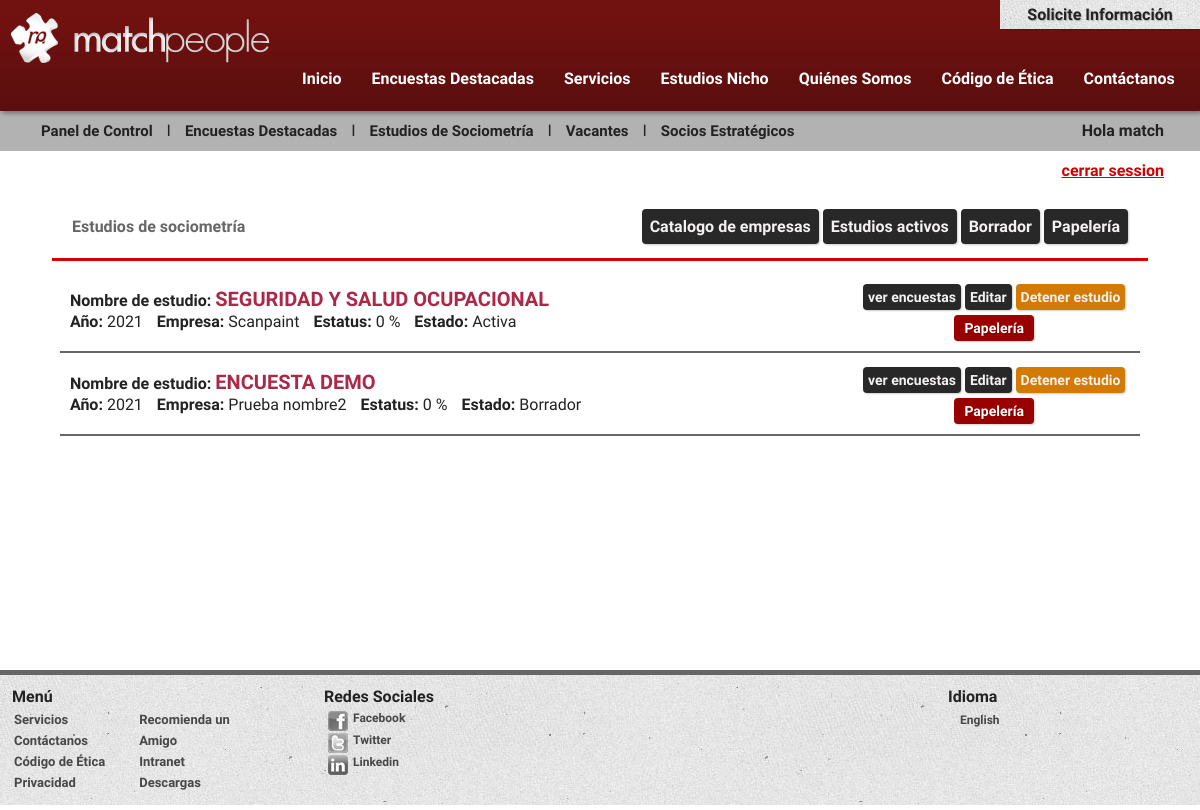
Page /matchpeople/admin_sociometria.php (signed in) on the earlier database version.
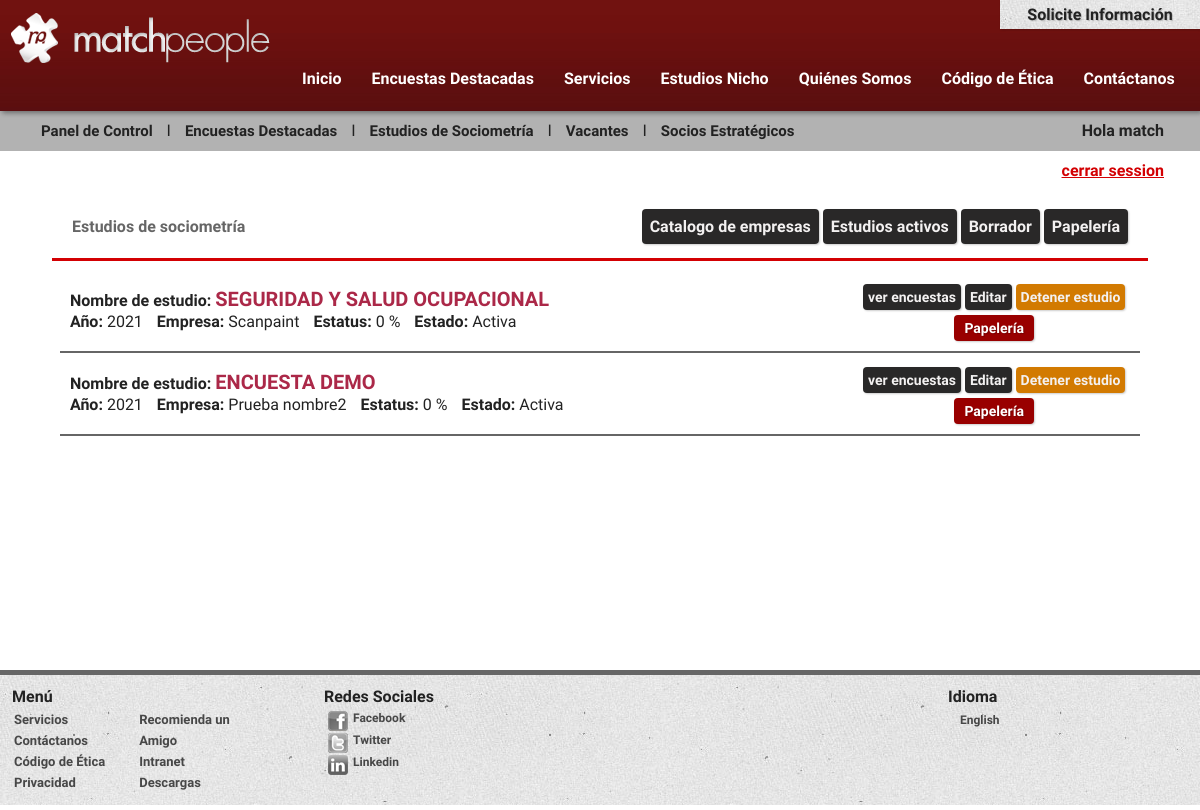
Same page on the later database version.
### tables this page shows
CREATE TABLE `encuesta_sociometria` (
  `IdEncuesta` int(100) NOT NULL,
  `IdEmpresa` int(100) NOT NULL,
  `Titulo` varchar(300) NOT NULL,
  `Fecha` date NOT NULL,
  `act_formacion1` mediumtext NOT NULL,
  `act_formacion2` mediumtext NOT NULL,
  `Act_Ascendencia` mediumtext NOT NULL,
  `Act_Afinidad` mediumtext NOT NULL,
  `Act_Trabajo3` mediumtext NOT NULL,
  `Act_Popularidad` mediumtext NOT NULL,
  `Act_sociales2` mediumtext NOT NULL,
  `Act_sociales3` mediumtext NOT NULL,
  `Act_sociales4` mediumtext NOT NULL,
  `porcentaje` int(11) NOT NULL,
  `estatusId` int(11) NOT NULL,
  `papeleria` int(11) NOT NULL
);

CREATE TABLE `empresas_sociometria` (
  `IdEmpresa` int(11) NOT NULL,
  `Nombre` varchar(250) NOT NULL,
  `estatusId` int(3) NOT NULL,
  `papeleria` int(3) NOT NULL
);

### matchpeople/admin_sociometria.php (the view, shortened to what this page needs)
<!doctype html>
<html>
<head>
<?php include("header.php");?>
<div id="contenido">
<?php include("menus/menu_vacantes.php");?>
  <div class="titulosec" >
  Estudios de sociometría
	<?php include("menus/menu_sociometria.php");?>
  </div>
  <div class="centar" style="width: 90% !important;">
    <?php
		include("clavesbd.php");
		$con = mysqli_connect($servername, $username, $password, $dbname);
		mysqli_set_charset($con,"utf8");
	 $sql = "SELECT encuesta_sociometria.IdEncuesta, empresas_sociometria.Nombre, encuesta_sociometria.Titulo,
	 encuesta_sociometria.Fecha,encuesta_sociometria.porcentaje, encuesta_sociometria.IdEmpresa, encuesta_sociometria.papeleria, encuesta_sociometria.estatusId
	 FROM encuesta_sociometria
	 INNER JOIN empresas_sociometria ON encuesta_sociometria.IdEmpresa=empresas_sociometria.IdEmpresa where encuesta_sociometria.estatusId != 3 AND encuesta_sociometria.papeleria != 1 ";
  			$result = mysqli_query($con, $sql);
  			if (mysqli_num_rows($result) > 0) {
  				while($row = mysqli_fetch_assoc($result)) {
						$Titulo = $row['Titulo'];
						$Titulo= strtoupper($Titulo);
						$Fecha = $row['Fecha'];
						$newDate = date("Y", strtotime($Fecha));
						$Empresa = $row["Nombre"];
						$Porcentaje = $row["porcentaje"];
						$estatusId = $row['estatusId'];
  				echo "<form class='box_vacante' action='editar_sociometria.php?id=".$row['IdEncuesta']."' enctype='multipart/form-data' method='POST'>";?>
	   				<div class='col1 setenta'>
		   				<strong>Nombre de estudio:</strong> <span class='h2'><?php echo"$Titulo"; ?></span><br>
							<strong>Año:</strong> <?php echo"$newDate "; ?>
							<strong class='izquierdo'>Empresa: </strong><?php echo"$Empresa"; ?>
							<strong class='izquierdo'>Estatus: </strong><?php echo"$Porcentaje %"; ?>
							<strong class='izquierdo'>Estado: </strong>
						 	<?php if ($estatusId == "2") { $estatus ="Borrador";} else if($estatusId == "1"){$estatus ="Activa";} else{$estatus ="Terminado";} echo"$estatus"; ?>
						</div>
						<div class='col2' style="width: 27% !important;">
							<input class='btn2' type='submit' value='ver encuestas' name='btn_submit' >
							<input class='btn2' type='submit' value='Editar' name='btn_submit' >
							<input class='btn2' style="background: #d27a01;" type='submit' value='Detener estudio' name='btn_submit' >
							<input class='btn3' type='submit' value='Papelería' name='btn_submit'>
		   			</div>
   				</form>
					<?php } } else {	echo "<h3>No Hay Resultados</h3>";}	mysqli_close($con); ?>
  </div>
</div>
<?php include ("footer.php");?>

### matchpeople/header.php (shortened to what this page needs)
<link href="css/boilerplate.css" rel="stylesheet" type="text/css">
<link href="css/main.css" rel="stylesheet" type="text/css">
<link href="css/espacios.css" rel="stylesheet" type="text/css">
<link href="css/texto.css" rel="stylesheet" type="text/css">
<link href="css/iconos.css" rel="stylesheet" type="text/css">
<link href="css/menuPrincipal.css" rel="stylesheet" type="text/css">
<link href="css/carrusel.css" rel="stylesheet" type="text/css">
<link href="css/aaestudios.css" rel="stylesheet" type="text/css" />
<link href="css/jquery.jscrollpane.css" rel="stylesheet" type="text/css" media="all" />
<link href="css/vacante.css" rel="stylesheet" type="text/css" >
<link href="css/botones.css" rel="stylesheet" type="text/css" >
<link href="css/carruselClientes.css" rel="stylesheet" type="text/css" >
<link href="css/easy-responsive-tabs.css" type="text/css" rel="stylesheet"  />
<link href="css/forms.css" rel="stylesheet" type="text/css" >
<link href="css/footer.css" rel="stylesheet" type="text/css">
<link href="css/background.css" rel="stylesheet" type="text/css">
<link href="css/validador.css" rel="stylesheet" type="text/css">
<link href="css/CustomScrollbar.css" rel="stylesheet" >
</head>
<body>
  <header id="cabezera">
    <div class="Btn_contacto">
      <button id="btn4">Solicite Información</button>
    </div>
    <div id="logo">
      <ul>
        <li>
          <div id="icono"><a href="inicio.php" hreflang="es-mx" target="_self"><img src="img/icono.png" alt="mp"></a></div>
        </li>
        <li>
          <div id="logomatch"><a href="inicio.php" hreflang="es-mx" target="_self"><img src="img/logoMatchpeople.png" alt="logo matchpeople consultoria"></a></div>
        </li>
      </ul>
    </div>
    <nav id="nav" class="nav">
      <ul class="nav-list">
        <li class="nav-item"><a href="inicio.php" hreflang="es-mx">Inicio</a></li>
        <li class="nav-item"><a href="encuestas_destacadas.php" hreflang="es-mx">Encuestas Destacadas</a></li>
        <li class="nav-item"><a href="servicios.php" hreflang="es-mx">Servicios</a>
        </li>
        <li  class="nav-item"><a href="estudios_nicho.php" hreflang="es-mx">Estudios Nicho</a>
        </li>
        <li class="nav-item"><a href="quienessomos.php" hreflang="es-mx">Quiénes Somos</a>
        </li>
        <li  class="nav-item"><a href="codigo.php" hreflang="es-mx">Código de Ética</a>
        </li>
        <li  class="nav-item"><a href="contactanos.php" hreflang="es-mx">Contáctanos</a></li>
      </ul>
    </nav>
  </header>

### matchpeople/menus/menu_vacantes.php
<?php
$autor = $_SESSION["user"];
?>
<div id="menu_vinculacion">
<div style="position: absolute; right: 3%;"><strong> Hola <?php echo "$autor";?> </strong></div>
<ul>
<li><a href="paneldecontrol.php" rel="nofollow" hreflang="es-mx">Panel de Control</a></li>
<li>I</li>
<li><a href="admin_encuestas.php" rel="nofollow" hreflang="es-mx">Encuestas Destacadas</a></li>
<li>I</li>
<li><a href="admin_sociometria.php" rel="nofollow" hreflang="es-mx">Estudios de Sociometría</a></li>
<li>I</li>
<li><a href="admin_vacantes.php" rel="nofollow" hreflang="es-mx">Vacantes</a></li>
<li>I</li>
<li><a href="sociosEstrategicos.php" rel="nofollow" hreflang="es-mx">Socios Estratégicos</a></li>
</ul>
</div>
<div class="gap3" style=" text-align:right; margin:10px 3% 10px 0px;">
  <a href="sessiondestroy.php" rel="nofollow" hreflang="es-mx" style="color:rgba(211,0,3,1.00);"><strong>cerrar session</strong></a>
</div>

### matchpeople/menus/menu_sociometria.php
<div class="alinearderecha ">
  <a href="catalogo_empresas.php" class="btn5 ">Catalogo de empresas</a>
  <a href="activas_sociometria.php" class="btn5 ">Estudios activos</a>
  <a href="borrador_sociometria.php" class="btn5 ">Borrador</a>
  <a href="papeleria_sociometria.php" class="btn5 ">Papelería</a>
</div>

### matchpeople/footer.php (shortened to what this page needs)
<div id="pie">
  <div id="subNav">
    <h5 class="tituloSubnav">Menú</h5>
    <ul class="colOne" >
      <li><a href="servicios.php" hreflang="es-mx" target="_self">Servicios</a></li>
      <li><a href="contactanos.php" hreflang="es-mx" target="_self">Contáctanos</a></li>
      <li ><a href="codigo.php" hreflang="es-mx"  target="_self">Código de Ética</a></li>
      <li><a href="descargas/Aviso.pdf"hreflang="es-mx" target="_new">Privacidad</a></li>
    </ul>
    <ul class="colTwo">
      <li><a href="recomiendaunamigo/index.php" hreflang="es-mx" target="_blank">Recomienda un Amigo</a></li>
      <li><a href="intranet.php" rel="nofollow" hreflang="es-mx" target="_self">Intranet</a></li>
      <li><a href="descargas.php" hreflang="es-mx" target="_self">Descargas</a></li>
    </ul>
  </div>
  <div id="RedesSociales">
    <h5 class="tituloSubnav">Redes Sociales</h5>
    <ul class="colOne">
      <li>
        <div id="facebook">
        <a href="https://www.facebook.com/pages/Matchpeople/138678919477097" hreflang="es-mx" target="_new">Facebook</a></div>
      </li>
      <li>
        <div id="twitter">
        <a href="https://twitter.com/MatchPeople" hreflang="es-mx" target="_new">Twitter</a></div>
      </li>
      <li>
        <div id="linkedin">
        <a href="https://www.linkedin.com/company/match-people" hreflang="es-mx" target="_new">Linkedin</a>
        </div>
      </li>
    </ul>
  </div>
  <div id="idioma">
    <h5 class="tituloSubnav">Idioma</h5>
    <ul class="colOne">
      <li>
        <div id="ingles"><a href="english_site/index.php" hreflang="es-us" target="_self">English</a></div>
      </li>
    </ul>
  </div>
</div>
</body>
</html>

### matchpeople/css/boilerplate.css (style rules this page uses)
article, aside, details, figcaption, figure, footer, header, hgroup, nav, section { display: block; }
html { font-size: 100%; -webkit-text-size-adjust: 100%; -ms-text-size-adjust: 100%; }
html, button, input, select, textarea { font-family: 'Open Sans Condensed', 'Arial Narrow', serif; color: #222; }
body { margin: 0; font-size: 1em; line-height: 1.3; font-family: 'Open Sans Condensed', 'Arial Narrow', serif; -webkit-font-smoothing: antialiased; -moz-font-smoothing: antialiased; font-smoothing: antialiased; }
a { color: #00e; }
b, strong { font-weight: bold; }
ul, ol { margin: 1em 0; padding: 0 0 0 40px; }
nav ul, nav ol { list-style: none; list-style-image: none; margin: 0; padding: 0; }
img { border: 0; -ms-interpolation-mode: bicubic; vertical-align: middle; }
form { margin: 0; }
button, input, select, textarea { font-size: 100%; margin: 0; vertical-align: baseline; *vertical-align: middle; }
button, input { line-height: normal; }
button, input[type="button"], input[type="reset"], input[type="submit"] { cursor: pointer; -webkit-appearance: button; *overflow: visible; }

### matchpeople/css/main.css (style rules this page uses)
img, object, embed, video { max-width: 100%; }
#cabezera { width: 100%; background: url(../img/bgheader.jpg) repeat-x bottom; box-shadow: 2px 2px 5px #999; -webkit-box-shadow: 2px 2px 5px #999; -moz-box-shadow: 2px 2px 5px #999; display: inline-block; background-color: #711210; }
#contenido { display: inline-block; width: 100%; margin-top: 0px; }
@media only screen and (min-width: 482px) { #cabezera { padding-bottom: 0; margin-bottom: 0; } }
@media only screen and (min-width: 482px) { #contenido { display: inline-block; width: 100%; margin-top: 0px; } }
@media only screen and (min-width: 769px) { #contenido { display: inline-block; width: 100%; margin-top: 0px; } }

### matchpeople/css/espacios.css (style rules this page uses)
body { margin: 0px; padding: 0px; }
img { border: 0px; margin: 0px; padding: 0px; }
h5 { margin: 0px; padding: 0px; }
.gap3 { margin-bottom: 2% }
.setenta { width: 70% }
.izquierdo { margin-left: 10px; }
.alinearderecha { float: right; }
.centar { width: 80%; margin: 0 auto; text-align: center; }

### matchpeople/css/texto.css (style rules this page uses)
ul { list-style: none; }
h5 { font-weight: bold; font-size: medium; }

### matchpeople/css/menuPrincipal.css (style rules this page uses)
#logo { width: 277px; float: left; padding: 0px; margin: 10px 0px 0px 10px; }
#logo ul { margin: 0px; padding: 0px; }
#logo ul li { float: left; margin: 0px; padding: 0px; alignment-baseline: central }
#icono a { border: 0; }
#logomatch { padding-left: 10px; padding-top: 6px }
.nav { position: relative; display: inline-block; font-size: 16px; font-weight: 900; z-index: 100; padding-top: 25px; }
.nav-list { text-align: left; }
.nav-item { float: left; *display:inline; zoom: 1; position: relative; }
.nav-item a { display: block; color: #FFF; padding: 15px 15px; text-decoration: none; font-weight: 800; }

### matchpeople/css/aaestudios.css (style rules this page uses)
@media only screen and (min-width: 760px) { .izquierdo { margin-left: 10px; } }

### matchpeople/css/vacante.css (style rules this page uses)
#menu_vinculacion { background-color: rgba(0,0,0,0.3); display: inline-block; width: 100%; padding: 10px 0px; color: #222; }
#menu_vinculacion li { list-style: none; display: inline; margin: 5px; }
#menu_vinculacion ul { margin: 0px; padding: 0; margin-left: 3%; }
#menu_vinculacion a { color: #222; font-size: 15px; font-weight: 900; text-decoration: none }
.box_vacante { margin: 0; border-bottom: #666 solid 2px; width: 100%; display: inline-block; }
.box_vacante .col2 { float: right; padding: 0px; }
.titulosec { border-bottom-width: 8px; border-bottom: rgba(211,0,3,1.00) solid; color: rgba(102,102,102,1.00); width: 80%; padding: 20px; margin: 15px auto; font-weight: 900; }
.col1 { display: block; padding: 10px; text-align: left; float: left; }
.col2 { display: block; width: 130px; padding: 10px; float: left; }
.h2 { font-size: 20px; font-weight: 900; color: #ab2848; text-transform: uppercase; }

### matchpeople/css/forms.css (style rules this page uses)
input { color: #333; padding: 5px; font-size: 14px; }

### matchpeople/css/background.css (style rules this page uses)
html, body { height:100%; }

### matchpeople/css/validador.css (style rules this page uses)
input[type=submit] { border-radius: 4px; }

### matchpeople/admin_sociometria.php (style rules this page uses)
.titulosec { width: 88%; }

Differences in the rows shown:
changed encuesta_sociometria "ENCUESTA DEMO": estatusId "Borrador" → "Activa"
